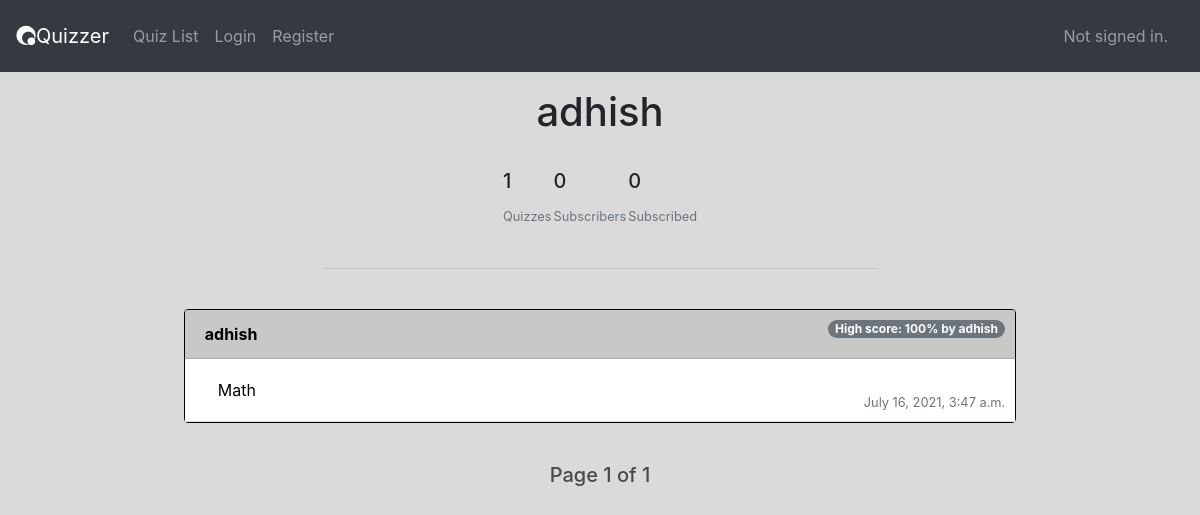
Screenshot of /myquizzes/adhish with the database file from the repository.
### quizapp/models.py (models this page shows, shortened)
class Quiz(models.Model):
    creator = models.CharField(max_length=64)
    name = models.CharField(max_length = 120)
    subject = models.CharField(max_length = 120)
    questionamt = models.IntegerField()
    time = models.IntegerField()
    passingscore = models.IntegerField()
    difficulty = models.CharField(max_length=6, choices=CHOICES)
    timestamp = models.DateTimeField(auto_now=True)
    bestscoreuser = models.CharField(max_length=64, default=None)
    bestscore = models.IntegerField(default=None)

### quizapp/views.py (the view)
# urls.py: path("myquizzes/<str:username>", views.myquizzes, name="myquizzes"),
def myquizzes(request, username):
    try:
        user = User.objects.get(username=username)
        quizzes = Quiz.objects.filter(creator=user)
        paginator = Paginator(quizzes, 10) # Show 10 contacts per page.
        page_number = request.GET.get('page')
        page_obj = paginator.get_page(page_number)
        followings = user.following.all()
        followers = user.followers.all()
        folcount = len(followers)
        quizcount = len(quizzes)
        folingcount = len(followings)
        followed = False
        empty = True
        if len(quizzes) > 0:
            empty = False
        for fer in followers:
            if request.user.username == fer.follower.username:
                followed = True
    except ObjectDoesNotExist:
        return render(request, "quizapp/dne.html")
    return render(request, "quizapp/myquizzes.html", {
        "username": username,
        "quizzes": quizzes,
        "followings": followings,
        "followers": followers,
        "followed": followed,
        "folcount": folcount,
        "quizcount": quizcount,
        "folingcount": folingcount,
        "empty": empty,
        "page_obj": page_obj
    })

### quizapp/templates/quizapp/myquizzes.html (shortened to what this page needs)
{% extends "quizapp/layout.html" %}
{% load static %}
{% block body %}
<h1 style="text-align: center;">{{username}}</h1>
<br>
<table style="margin-left: auto; margin-right: auto;">
    <tr>
        <td>
            <h5>{{quizcount}}</h5>
        </td>
        <td class="tds">
            <h5>{{folcount}}</h5>
        </td>
        <td class="tds">
            <h5>{{folingcount}}</h5>
        </td>
    </tr>
    <tr>
        <td>
            <small class="text-muted">Quizzes</small>
        </td>
        <td class="tds">
            <small class="text-muted">Subscribers</small>
        </td>
        <td class="tds">
            <small class="text-muted">Subscribed</small>
        </td>
    </tr>
</table>
<br>
<hr style="width: 50%">
<br>
{% for quiz in page_obj %}
<div class="post-view">
    <div class="card" style="width: 75%; margin-left: auto; margin-right: auto; border-color: black;">
        <div class="card-header" style="background-color: rgb(200, 201, 199);">
          <b><a style="color:black" href="#">{{quiz.creator}}</a></b>
          <span class="topright badge badge-pill badge-secondary">High score: {{quiz.bestscore}}% by {{quiz.bestscoreuser}}</span>
        </div>
        <ul class="list-group list-group-flush">
          <li id="postbody{{post.id}}" class="list-group-item">
            <button class="btn btn-link modal-button"
            data-subject="{{quiz.subject}}"
            data-creator="{{quiz.creator}}"
            data-pk="{{quiz.pk}}"
            data-quiz="{{quiz.name}}"
            data-questions="{{quiz.questionamt}}"
            data-difficulty="{{quiz.difficulty}}"
            data-time="{{quiz.time}}"
            data-pass="{{quiz.passingscore}}"
            data-toggle="modal" data-target="#quizStartModal"
            style="color: black">
            {{quiz.name}}
            </button>
          </li>
            <small class="text-muted" style="position: absolute; bottom: 10px; right: 10px;">{{ quiz.timestamp }}</small>
        </ul>
      </div>
      <br>
    </div>
{% endfor %}
  <span class="current">
    <h5 style="text-align: center; color:  rgb(73, 73, 73);">Page {{ page_obj.number }} of {{ page_obj.paginator.num_pages }}</h5>
</span>
{% endblock %}

### quizapp/static/quizapp/styles.css (style rules this page uses)
body { background-color: rgb(218, 218, 218); }
.topright { position: absolute; top: 10px; right: 10px; }

### rows the page displays
Quiz: creator "adhish", bestscore "100", bestscoreuser "adhish", name "Math", timestamp "July 16, 2021, 3:47 a.m."

### other values shown
{{ username }} "adhish"
{{ quizcount }} "1"
{{ folcount }} "0"
{{ folingcount }} "0"
{{ page_obj.number }} "1"
{{ page_obj.paginator.num_pages }} "1"
